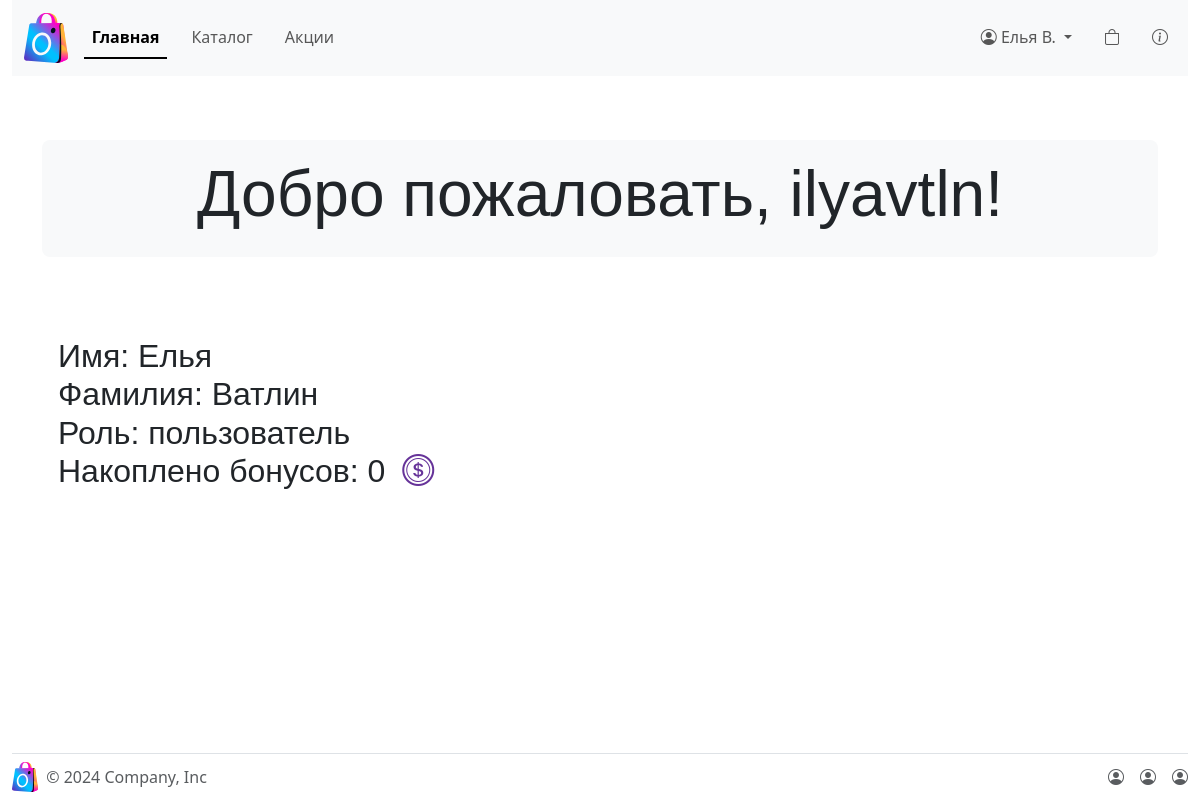
/auth/cabinet.php (signed in), run on an earlier commit of the app's database.
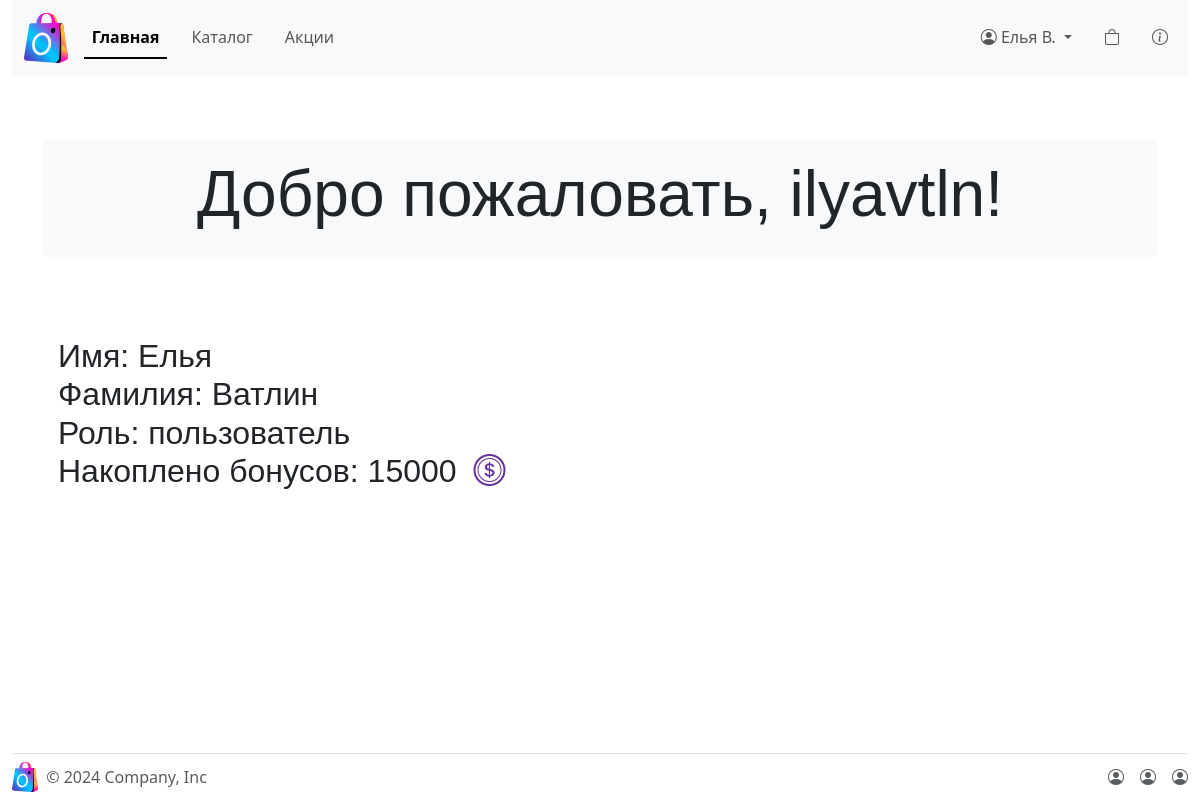
And on a later commit of the database.
### tables this page shows
CREATE TABLE `users` (
  `id` int UNSIGNED NOT NULL,
  `name` varchar(50) NOT NULL,
  `surname` varchar(100) NOT NULL,
  `login` varchar(32) NOT NULL,
  `password` varchar(50) NOT NULL,
  `points` int UNSIGNED NOT NULL
);

### auth/cabinet.php (the view, shortened to what this page needs)
<?php
	$userField = "";
	if (isset($_SESSION['user_id'])) {
		$mysqli = new mysqli('localhost', 'root', 'root', 'web7-bd');
		$stmt = $mysqli->prepare("SELECT name, surname, points, login FROM users WHERE id = ?");
		$stmt->bind_param("i", $_SESSION['user_id']);
		$stmt->execute();
		$result = $stmt->get_result();
		$user = $result->fetch_assoc();
		$name = $user['name'];
		$surname = strval($user['surname']);
		$userField = $name . " " . mb_strimwidth($surname, 0, 1) . ".";
	} else {
		header("Location: authorization.php");
		exit();
	}
?>
<!doctype html>
<html lang="ru">
<head>
    <link href="../styles/bootstrap.css" rel="stylesheet">
    <link href="../styles/style.css" rel="stylesheet">
</head>
<body class="d-flex flex-column min-vh-100">
<section class="d-none d-md-block sticky-top">
    <div class="container-fluid">
        <nav class="navbar navbar-expand-md nav-underline bg-body-tertiary">
            <div class="container-fluid">
                <a class="navbar-brand" href="../index.php">
                    <img src="../shared/logos/main.svg" alt="Logo" width="auto" height="50"
                         class="d-inline-block align-text-center">
                </a>
                <div class="collapse navbar-collapse justify-content-between" id="navbarNavDropdown">
                    <ul class="navbar-nav gap-3">
                        <li class="nav-item">
                            <a class="nav-link active" aria-current="page" href="../index.php">Главная</a>
                        </li>
                        <li class="nav-item">
                            <a class="nav-link" href="../pages/catalog.php">Каталог</a>
                        </li>
                        <li class="nav-item">
                            <a class="nav-link" href="../pages/promo.php">Акции</a>
                        </li>
                    </ul>
                    <ul class="navbar-nav gap-3">
                        <li class="nav-item dropdown">
                            <a class="nav-link dropdown-toggle" href="#" role="button" data-bs-toggle="dropdown"
                               aria-expanded="false">
                                <i class="bi bi-person-circle"></i>
								<?= $userField ?>
                            </a>
                        </li>
                        <li class="nav-item">
                            <a class="nav-link" href="../pages/cart.php">
                                <i class="bi bi-bag"></i>
                            </a>
                        </li>
                        <li class="nav-item">
                            <a class="nav-link" href="../pages/about.php">
                                <i class="bi bi-info-circle"></i>
                            </a>
                        </li>
                    </ul>
                </div>
            </div>
        </nav>
    </div>
</section>
<?php
$mysqli = new mysqli('localhost', 'root', 'root', 'web7-bd');
$stmt = $mysqli->prepare("SELECT * FROM users WHERE id = ?");
$stmt->bind_param("i", $_SESSION['user_id']);
$stmt->execute();
$result = $stmt->get_result();
$user = $result->fetch_assoc();
?>
<section class="page-section">
    <div class="container">
        <div class="bg-light rounded-3 p-3 mt-3" >
            <h3 class="display-3 text-center">
                <strong>Добро пожаловать, <?=$user["login"]?>!</strong>
            </h3>
        </div>
    </div>
</section>
<section class="page-section">
    <div class="container">
        <div class="bg-white rounded-3 p-3 mt-3" >
            <div class="d-flex flex-row">
                <h2>
                    Имя: <?=$user["name"]?><br>
                    Фамилия: <?=$user["surname"]?><br>
                    Роль:  <?=$user['login'] == 'admin' ? 'администратор' : 'пользователь'?><br>
                    Накоплено бонусов: <?=$user["points"]?> <i class="ml-1 bi bi-coin purple-color"></i>
                </h2>
            </div>
        </div>
    </div>
</section>
<section class="page-section mt-auto">
    <div class="container-fluid">
        <footer class="d-flex py-2 flex-wrap justify-content-between align-items-center border-top">
            <div class="d-flex align-items-center">
                <a href="/" class="text-body-secondary text-decoration-none pe-2">
                    <img src="../shared/logos/main.svg" alt="Logo" width="auto" height="30" class="d-inline-block align-text-center">
                </a>
                <span class="text-body-secondary">&copy; 2024 Company, Inc</span>
            </div>
            <ul class="justify-content-end list-unstyled m-0 d-flex">
                <li class="ms-3"><a class="text-body-secondary" href="#"><i class="bi bi-person-circle"></i></a></li>
                <li class="ms-3"><a class="text-body-secondary" href="#"><i class="bi bi-person-circle"></i></a></li>
                <li class="ms-3"><a class="text-body-secondary" href="#"><i class="bi bi-person-circle"></i></a></li>
            </ul>
        </footer>
    </div>
</section>
</body>
</html>

What changed in the data, as far as the page shows it:
changed users "ilyavtln": points "0" → "15000"
